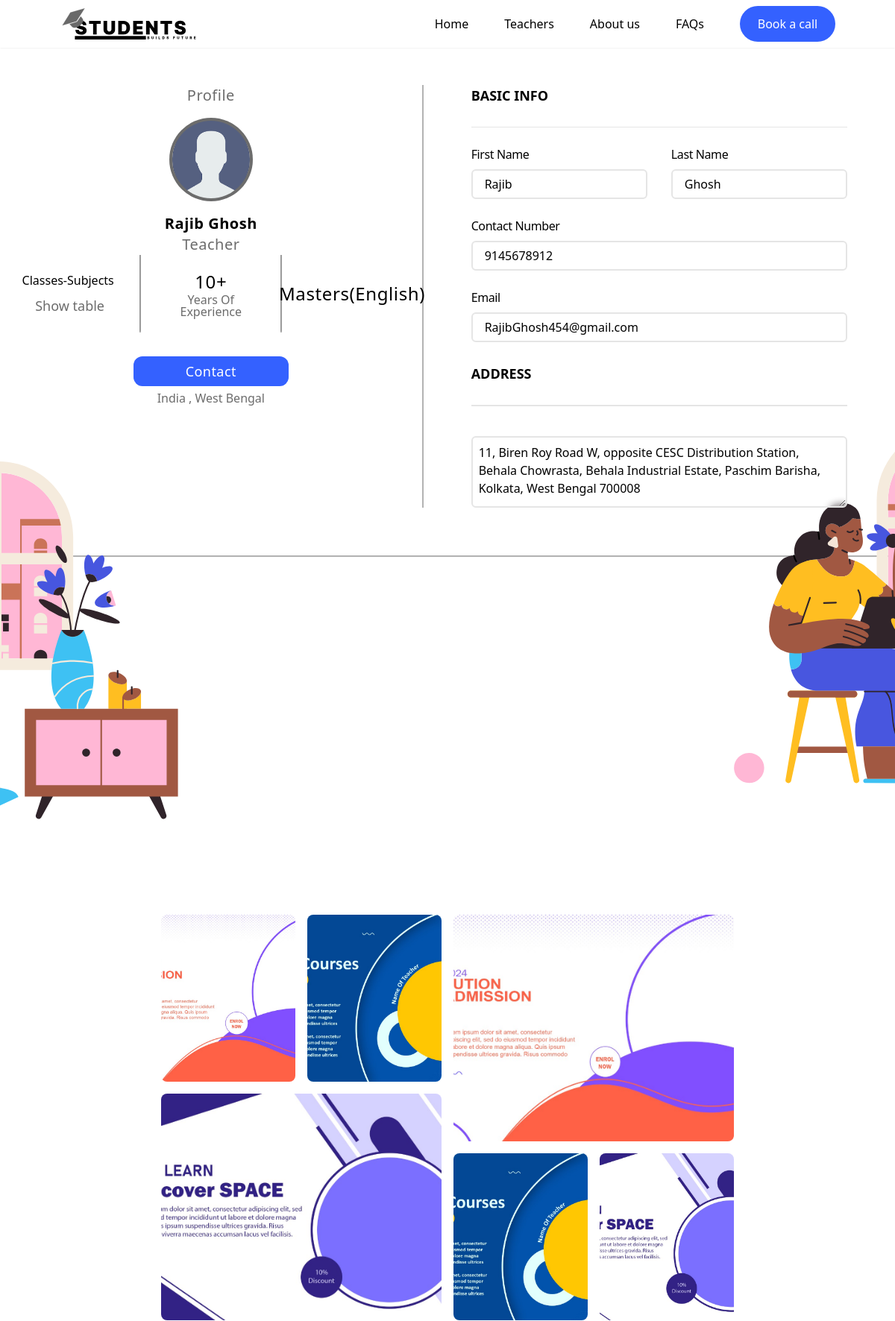
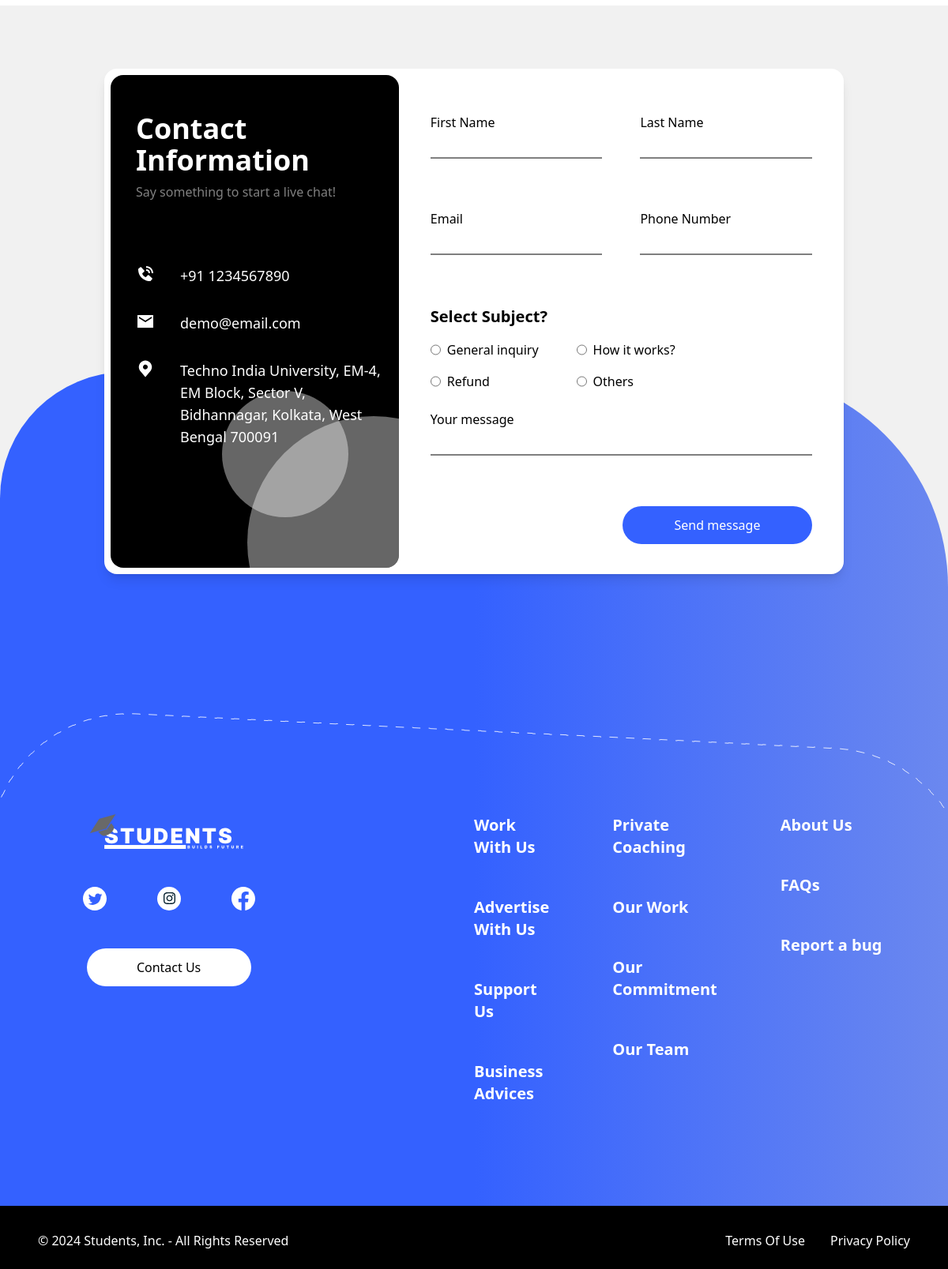
Page /teacherProfile.php?teachSuperId=2 on the committed database (2 pictures, top to bottom).
### teacherProfile.php (the view, shortened to what the rows shown need)
<?php
include("header.php");
include("connection.php");
$teacherId = $_REQUEST['teachSuperId'];
?>
<?php
$query = "SELECT * FROM `teacher-table` WHERE `id` = '$teacherId'";
$res = mysqli_query($connection, $query);
$row = mysqli_fetch_array($res);
$Fullname = $row['firstName'] . " " . $row['lastName'];
?>
<profile class="bg-[#F1F1F1] relative overflow-x-hidden">
    <div class="h-auto w-full mt-[4.1rem] flex flex-col gap-12 lg:gap-0 lg:flex-row justify-center pt-12 border-b-2 border-black/30 py-16">
        <div class="h-full w-full">
            <div class="flex justify-center items-center mt-4 flex-col">
                <div class="capitalize text-black font-sans font-bold tracking-wide text-xl">
                    <?php echo $Fullname; ?>
                </div>
                <div class="text-[#6C6C6C] font-sans font-light tracking-wide text-xl">
                    Teacher
                </div>
            </div>
            <div class="flex justify-evenly">
                <div class="h-[6.5rem] w-[8rem] flex justify-center items-center flex-col">
                    <div class="text-black font-sans font-light tracking-wide text-2xl h-8">
                        <?php if($row['experience']!="Not Yet"){echo $row['experience'];}else{echo "1";}?>+
                    </div>
                    <div class="text-[#6C6C6C] font-sans font-extralight text-base text-center capitalize leading-4">
                        Years of experience
                    </div>
                </div>
                <div class="h-[6.5rem] w-[8rem] flex justify-center items-center flex-col">
                    <div class="text-black font-sans font-light tracking-wide text-2xl">
                        <?php echo $row['qualification']; ?>
                    </div>
                </div>
            </div>
            <div class="flex justify-center items-center mt-8 flex-col">
                <a href=""><button class="h-10 w-[13rem] bg-[#3461FF] flex justify-center items-center rounded-xl text-white font-sans font-light tracking-wide text-lg capitalize">
                    </button></a>
                <div class="text-[#6C6C6C] font-sans font-extralight text-base text-center capitalize leading-4 mt-2">
                    India , <?php echo $row['state']; ?>
                </div>
            </div>
        </div>
        <div class="h-full w-full flex flex-col gap-7 px-2 sm:px-16 relative
            border-l-2 border-black/30
        ">
            <div class="flex w-full flex-col sm:flex-row justify-between gap-8">
                <div class="capitalize flex flex-col w-full">
                    <label class="text-black font-sans capitalize leading-4 tracking-tight" for="">First name</label>
                    <input class="capitalize border-2 bg-transparent outline-none rounded-md border-[#E5E5E5] mt-3 w-full h-10 px-4" type="text" value="<?php echo $row['firstName']; ?>" disabled />
                </div>
                <div class="capitalize flex flex-col w-full">
                    <label class="text-black font-sans capitalize leading-4 tracking-tight" for="">Last name</label>
                    <input class="capitalize border-2 bg-transparent outline-none rounded-md border-[#E5E5E5] mt-3 w-full h-10 px-4" value="<?php echo $row['lastName'];?>" type="text" disabled />
                </div>
            </div>
            <div class="flex w-full justify-between gap-8">
                <div class="capitalize flex flex-col w-full">
                    <label class="text-black font-sans capitalize leading-4 tracking-tight" for="">Contact Number</label>
                    <input class="border-2 bg-transparent outline-none rounded-md border-[#E5E5E5] mt-3 w-full h-10 px-4" value="<?php echo $row['phoneNumber'];?>" type="text" disabled />
                </div>
            </div>
            <div class="flex w-full justify-between gap-8">
                <div class="capitalize flex flex-col w-full">
                    <label class="text-black font-sans capitalize leading-4 tracking-tight" for="">Email</label>
                    <input class="px-4 border-2 bg-transparent outline-none rounded-md border-[#E5E5E5] mt-3 w-full h-10" value="<?php echo $row['email'];?>" type="email" disabled />
                </div>
            </div>
            <div class=" w-full justify-between gap-8 z-10">
                <div class="capitalize flex flex-col w-full">
                    <textarea class="border-2 bg-white/50 outline-none rounded-md border-[#E5E5E5] mt-3 w-full h-24 z-10 backdrop-blur-sm p-2" value="" type="text" disabled ><?php echo $row['address'];?></textarea>
                </div>
            </div>
        </div>
    </div>
</profile>
<?php
include("footer.php")
?>

### rows in the picture
teacher-table: Fullname "Rajib Ghosh", experience "10", qualification "Masters(English)", state "West Bengal", firstName "Rajib", lastName "Ghosh", phoneNumber "9145678912", email "RajibGhosh454@gmail.com", address "11, Biren Roy Road W, opposite CESC Distribution Station, Behala Chowrasta, Behala Industrial Estate, Paschim Barisha, Kolkata, West Bengal 700008"
